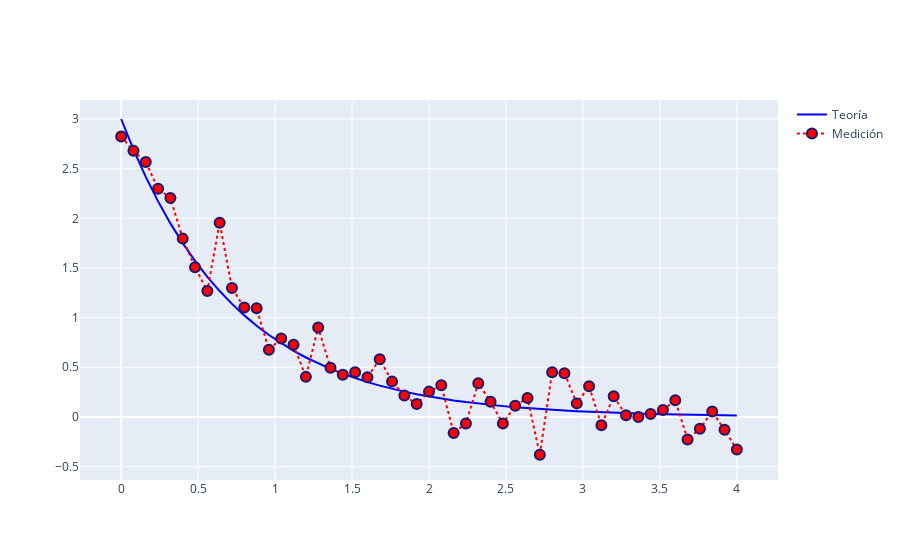

This figure's notebook cell:
### Markdown cell above
### Nombres de ejes y leyendas

Vamos ahora a agregar nombres a los ejes y a las curvas.

Para agregar nombres a las curvas, tenemos que agregar un `label`, en este caso en el mismo comando `plot()`, y luego
mostrarlo con `legend()

### Code cell
fig = go.Figure()

fig.add_trace(go.Scatter(x=x,y=y,name='Teoría',line=dict(color='blue',width=2)))
fig.add_trace(go.Scatter(x=x,y=medicion,name='Medición',mode='lines+markers',
                         line=dict(color='red',width=2,dash='dot'),
                         marker=dict(color='red',symbol='circle',size=10,line_width=2,line_color="midnightblue")))


fig.show()

### Figure 1 — Plotly figure (JSON) as saved in the notebook; plotly's stock layout.template omitted (floating-point values rounded to 4 significant figures)
{"data": [{"line": {"color": "blue", "width": 2}, "name": "Teoría", "type": "scatter", "x": [0, 0.08, 0.16, 0.24, 0.32, 0.4, 0.48, 0.56, 0.64, 0.72, 0.8, 0.88, 0.96, 1.04, 1.12, 1.2, 1.28, 1.36, 1.44, 1.52, 1.6, 1.68, 1.76, 1.84, 1.92, 2, 2.08, 2.16, 2.24, 2.32, 2.4, 2.48, 2.56, 2.64, 2.72, 2.8, 2.88, 2.96, 3.04, 3.12, 3.2, 3.28, 3.36, 3.44, 3.52, 3.6, 3.68, 3.76, 3.84, 3.92, 4], "y": [3, 2.693, 2.418, 2.171, 1.949, 1.75, 1.571, 1.411, 1.268, 1.138, 1.023, 0.9187, 0.8253, 0.7415, 0.6662, 0.5986, 0.5379, 0.4834, 0.4345, 0.3905, 0.351, 0.3155, 0.2836, 0.2549, 0.2292, 0.2061, 0.1853, 0.1666, 0.1498, 0.1347, 0.1211, 0.1089, 0.09798, 0.08813, 0.07926, 0.0713, 0.06413, 0.05769, 0.0519, 0.04669, 0.04201, 0.03779, 0.034, 0.0306, 0.02753, 0.02477, 0.02229, 0.02006, 0.01805, 0.01625, 0.01462]}, {"line": {"color": "red", "dash": "dot", "width": 2}, "marker": {"color": "red", "line": {"color": "midnightblue", "width": 2}, "size": 10, "symbol": "circle"}, "mode": "lines+markers", "name": "Medición", "type": "scatter", "x": [0, 0.08, 0.16, 0.24, 0.32, 0.4, 0.48, 0.56, 0.64, 0.72, 0.8, 0.88, 0.96, 1.04, 1.12, 1.2, 1.28, 1.36, 1.44, 1.52, 1.6, 1.68, 1.76, 1.84, 1.92, 2, 2.08, 2.16, 2.24, 2.32, 2.4, 2.48, 2.56, 2.64, 2.72, 2.8, 2.88, 2.96, 3.04, 3.12, 3.2, 3.28, 3.36, 3.44, 3.52, 3.6, 3.68, 3.76, 3.84, 3.92, 4], "y": [2.825, 2.679, 2.567, 2.298, 2.204, 1.796, 1.508, 1.268, 1.956, 1.298, 1.102, 1.093, 0.6763, 0.7898, 0.7267, 0.4035, 0.9007, 0.4942, 0.4251, 0.4508, 0.4, 0.5804, 0.358, 0.2166, 0.1293, 0.255, 0.3182, -0.1625, -0.06598, 0.3397, 0.152, -0.06536, 0.1133, 0.1908, -0.3807, 0.451, 0.4407, 0.1365, 0.3091, -0.08288, 0.2073, 0.01611, -0.0008595, 0.03035, 0.06948, 0.1687, -0.227, -0.1187, 0.05373, -0.1297, -0.3283]}], "layout": {}}
